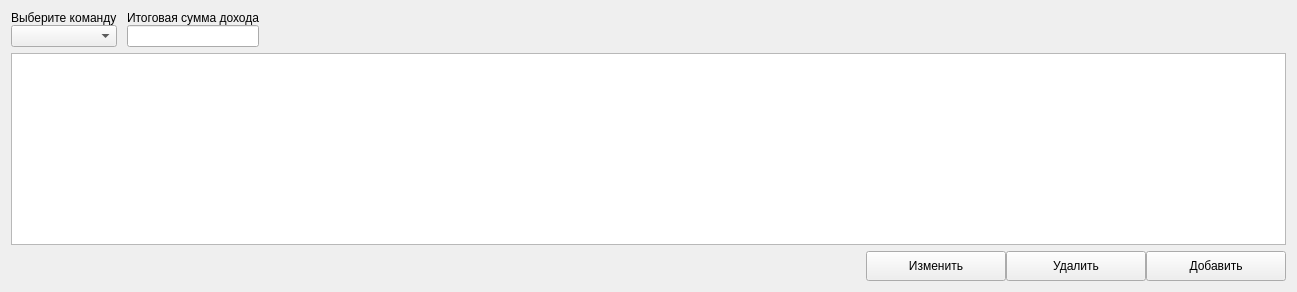
          <widget class="QWidget" name="pageIncome">
           <layout class="QGridLayout" name="gridLayout_17">
            <item row="1" column="0">
             <widget class="QTableView" name="tableIncome">
              <property name="editTriggers">
               <set>QAbstractItemView::NoEditTriggers</set>
              </property>
              <property name="selectionBehavior">
               <enum>QAbstractItemView::SelectRows</enum>
              </property>
             </widget>
            </item>
            <item row="0" column="0">
             <widget class="QWidget" name="widget_8" native="true">
              <property name="sizePolicy">
               <sizepolicy hsizetype="Fixed" vsizetype="Fixed">
                <horstretch>0</horstretch>
                <verstretch>0</verstretch>
               </sizepolicy>
              </property>
              <layout class="QGridLayout" name="gridLayout_3">
               <property name="leftMargin">
                <number>0</number>
               </property>
               <property name="topMargin">
                <number>0</number>
               </property>
               <property name="rightMargin">
                <number>0</number>
               </property>
               <property name="bottomMargin">
                <number>0</number>
               </property>
               <property name="spacing">
                <number>0</number>
               </property>
               <item row="1" column="0">
                <widget class="QLabel" name="label_4">
                 <property name="sizePolicy">
                  <sizepolicy hsizetype="Fixed" vsizetype="Fixed">
                   <horstretch>0</horstretch>
                   <verstretch>0</verstretch>
                  </sizepolicy>
                 </property>
                 <property name="text">
                  <string>Выберите команду</string>
                 </property>
                 <property name="margin">
                  <number>5</number>
                 </property>
                </widget>
               </item>
               <item row="1" column="2">
                <widget class="QLabel" name="label_14">
                 <property name="sizePolicy">
                  <sizepolicy hsizetype="Fixed" vsizetype="Fixed">
                   <horstretch>0</horstretch>
                   <verstretch>0</verstretch>
                  </sizepolicy>
                 </property>
                 <property name="text">
                  <string>Итоговая сумма дохода</string>
                 </property>
                 <property name="margin">
                  <number>5</number>
                 </property>
                </widget>
               </item>
               <item row="2" column="2">
                <widget class="QLineEdit" name="totalIncomeEdit">
                 <property name="sizePolicy">
                  <sizepolicy hsizetype="Preferred" vsizetype="Preferred">
                   <horstretch>0</horstretch>
                   <verstretch>0</verstretch>
                  </sizepolicy>
                 </property>
                 <property name="minimumSize">
                  <size>
                   <width>0</width>
                   <height>0</height>
                  </size>
                 </property>
                 <property name="maximumSize">
                  <size>
                   <width>540</width>
                   <height>16777215</height>
                  </size>
                 </property>
                 <property name="readOnly">
                  <bool>true</bool>
                 </property>
                </widget>
               </item>
               <item row="2" column="0">
                <widget class="QComboBox" name="crewComboBox">
                 <property name="sizePolicy">
                  <sizepolicy hsizetype="Preferred" vsizetype="Preferred">
                   <horstretch>0</horstretch>
                   <verstretch>0</verstretch>
                  </sizepolicy>
                 </property>
                 <property name="minimumSize">
                  <size>
                   <width>0</width>
                   <height>0</height>
                  </size>
                 </property>
                 <property name="maximumSize">
                  <size>
                   <width>540</width>
                   <height>16777215</height>
                  </size>
                 </property>
                </widget>
               </item>
               <item row="2" column="1">
                <spacer name="horizontalSpacer_16">
                 <property name="orientation">
                  <enum>Qt::Horizontal</enum>
                 </property>
                 <property name="sizeType">
                  <enum>QSizePolicy::Fixed</enum>
                 </property>
                 <property name="sizeHint" stdset="0">
                  <size>
                   <width>10</width>
                   <height>20</height>
                  </size>
                 </property>
                </spacer>
               </item>
              </layout>
             </widget>
            </item>
            <item row="2" column="0">
             <widget class="QWidget" name="widget_9" native="true">
              <layout class="QHBoxLayout" name="horizontalLayout_10">
               <property name="spacing">
                <number>0</number>
               </property>
               <property name="leftMargin">
                <number>0</number>
               </property>
               <property name="topMargin">
                <number>0</number>
               </property>
               <property name="rightMargin">
                <number>0</number>
               </property>
               <property name="bottomMargin">
                <number>0</number>
               </property>
               <item>
                <spacer name="horizontalSpacer_18">
                 <property name="orientation">
                  <enum>Qt::Horizontal</enum>
                 </property>
                 <property name="sizeHint" stdset="0">
                  <size>
                   <width>855</width>
                   <height>20</height>
                  </size>
                 </property>
                </spacer>
               </item>
               <item>
                <widget class="QPushButton" name="incomeEditBtn">
                 <property name="minimumSize">
                  <size>
                   <width>140</width>
                   <height>30</height>
                  </size>
                 </property>
                 <property name="maximumSize">
                  <size>
                   <width>140</width>
                   <height>30</height>
                  </size>
                 </property>
                 <property name="text">
                  <string>Изменить</string>
                 </property>
                 <property name="icon">
                  <iconset resource="resource.qrc">
                   <normaloff>:/icon/icon/free-icon-pencil-7266923.png</normaloff>:/icon/icon/free-icon-pencil-7266923.png</iconset>
                 </property>
                </widget>
               </item>
               <item>
                <widget class="QPushButton" name="incomeDeleteBtn">
                 <property name="minimumSize">
                  <size>
                   <width>140</width>
                   <height>30</height>
                  </size>
                 </property>
                 <property name="maximumSize">
                  <size>
                   <width>140</width>
                   <height>30</height>
                  </size>
                 </property>
                 <property name="text">
                  <string>Удалить</string>
                 </property>
                 <property name="icon">
                  <iconset resource="resource.qrc">
                   <normaloff>:/icon/icon/free-icon-minus-button-4315581 копия.png</normaloff>:/icon/icon/free-icon-minus-button-4315581 копия.png</iconset>
                 </property>
                 <property name="iconSize">
                  <size>
                   <width>20</width>
                   <height>20</height>
                  </size>
                 </property>
                </widget>
               </item>
               <item>
                <widget class="QPushButton" name="incomeAddBtn">
                 <property name="minimumSize">
                  <size>
                   <width>140</width>
                   <height>30</height>
                  </size>
                 </property>
                 <property name="maximumSize">
                  <size>
                   <width>140</width>
                   <height>30</height>
                  </size>
                 </property>
                 <property name="text">
                  <string>Добавить</string>
                 </property>
                 <property name="icon">
                  <iconset resource="resource.qrc">
                   <normaloff>:/icon/icon/free-icon-add-7222864.png</normaloff>:/icon/icon/free-icon-add-7222864.png</iconset>
                 </property>
                 <property name="iconSize">
                  <size>
                   <width>20</width>
                   <height>20</height>
                  </size>
                 </property>
                </widget>
               </item>
              </layout>
             </widget>
            </item>
           </layout>
          </widget>
